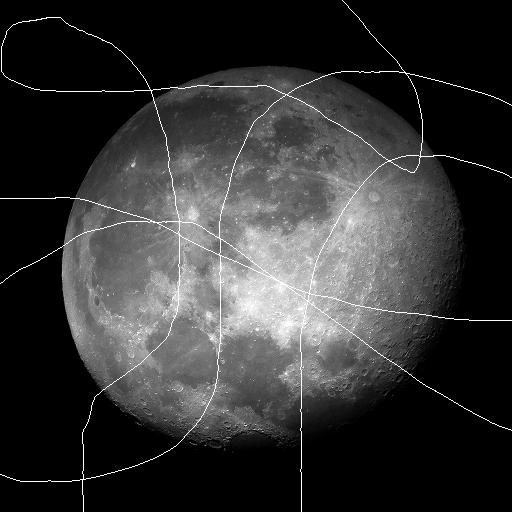
#> input picture assignment5/tests/moon-i3.png, 512 x 512 px; its folder holds 4 pictures in this run
$ python assignment5.py
#> lines starting #> are read from the running program, lines starting #| are printed output that depends on the picture; long printed decimals are rounded
#!/bin/usr/env python3
# -*- coding: utf-8 -*-

"""
SCC0251 - Processamento de Imagens - 2018/1
ICMC - USP
Professor Moacir Ponti
Aluno: Felipe Scrochio Custódio - 9442688
Trabalho 4 - Inpainting usando FFTs
"""

import imageio
import numpy as np
try:
    import matplotlib.pyplot as plt
except Exception as e:
    pass


def gerchberg_papoulis(image, mask, T):
    # obter fourier da máscara
    M = np.fft.fft2(mask)
    # encontrar magnitude máxima (máscara)
    magnitude_mask = np.max(M)
    # Gk[0] = imagem deteriorada
    # Gk[1...T] = iterações do algoritmo
    g = {}
    g[0] = np.copy(image)
    # gerchberg-papoulis
    for k in range(1, T+1):
        # obter fourier da imagem Gk
        g[k] = np.fft.fft2(g[k-1])
        # encontrar magnitude máxima (gk)
        magnitude_gk = np.max(g[k])
        # filtrar (limitar frequências)
        for x in range(g[k].shape[0]):
            for y in range(g[k].shape[1]):
                if (g[k][x][y] >= (0.9 * magnitude_mask)):
                    g[k][x][y] = 0
                if (g[k][x][y] <= (0.01 * magnitude_gk)):
                    g[k][x][y] = 0
        # obter transformada inversa
        g[k] = np.real(np.fft.ifft2(g[k])).astype(np.float64)
        # convolução com filtro de média
        temp = np.copy(g[k])
        for x in range(g[k].shape[0]):
            for y in range(g[k].shape[1]):
                # gerar filtro de média para posição (x,y)
                mean_filter = 0
                # andar 3 pixels em cada direção
                # não ultrapassar tamanho máximo
                for i in range(x-3, (x+4) % g[k].shape[0]):
                    for j in range(y-3, (y+4) % g[k].shape[1]):
                        mean_filter += (g[k][i][j])
                # encontrar média e atribuir ao pixel atual
                temp[x][y] = (mean_filter / 49)
        g[k] = np.copy(temp)
        # renormalizar
        g[k] = normalize(g[k])
        # inserir pixels na estimativa k
        g[k] = np.add((np.multiply((1-(mask/255)), g[0])),(np.multiply((mask/255), g[k])))
    # retornar imagem recuperada (última iteração)
    return g[T]


def normalize(f):
    fmax = np.max(f)
    fmin = np.min(f)
    f = (f-fmin)/(fmax-fmin)
    f = (f*255).astype(np.uint8)
    return f


def rmse(predictions, targets):
    error = ((predictions - targets) ** 2)
    error = np.sum(error)
    error *= 1 / (predictions.shape[0] * predictions.shape[1])
    error = np.sqrt(error)
    print("{0:.5f}".format(error), end='')


def main():
    # receber parâmetros
    original_filename = str(input()).rstrip()
#> the answer given: tests/moon-i3.png
    try:
        # run.codes
        original = imageio.imread(original_filename)
#> original is the input picture: shape (512, 512); min 0, max 255, mean 52
    except Exception as e:
        # local
        original = imageio.imread("tests/"+original_filename)

    deteriorated_filename = str(input()).rstrip()
#> the answer given: tests/moon-m3.png
    try:
        # run.codes
        deteriorated = imageio.imread(deteriorated_filename)
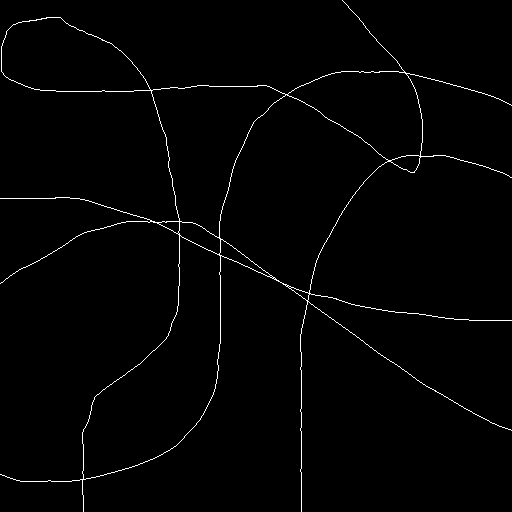
#> input picture assignment5/tests/moon-m3.png, 512 x 512 px
#> deteriorated: shape (512, 512); values 0 (black) and 248 (white), 1.3% white in thin lines or dots
    except Exception as e:
        # local
        deteriorated = imageio.imread("tests/"+deteriorated_filename)

    mask_filename = str(input()).rstrip()
#> the answer given: tests/moon.png
    try:
        # run.codes
        mask = imageio.imread(mask_filename)
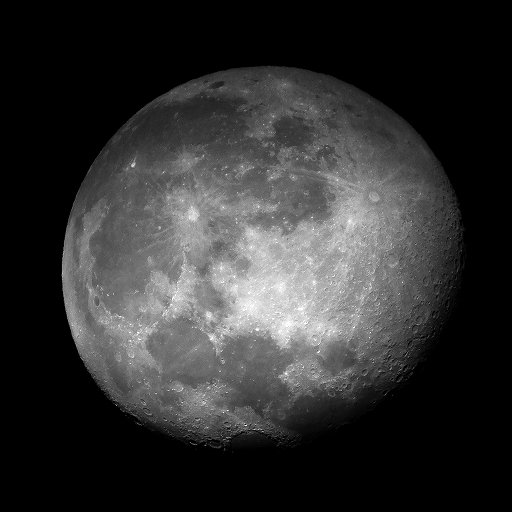
#> input picture assignment5/tests/moon.png, 512 x 512 px
#> mask is the input picture: shape (512, 512); min 0, max 255, mean 48.6
    except Exception as e:
        # local
        mask = imageio.imread("tests/"+mask_filename)
    iterations = int(input())
#> the answer given: 3

    # algoritmo de inpainting
    recovered = gerchberg_papoulis(deteriorated, mask, iterations)
#> the loop in gerchberg_papoulis, `for k in range(1, T+1):` made 3 passes
#> (fmax in normalize, fmin in normalize) on passes 1 to 3: (184.3, -12.24), (141.4, -11.7), (133, -10.74)
#> pass 1, in gerchberg_papoulis, `temp = np.copy(g[k])`:
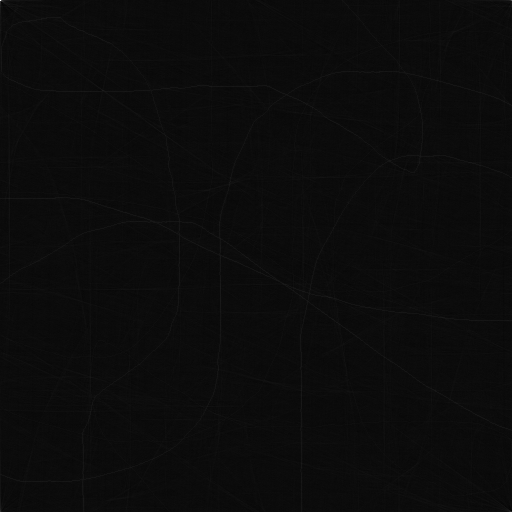
#> temp: shape (512, 512) float64; min -112, max 2348.3, mean 3.3; drawn with min black and max white
#> pass 1, in normalize, `f = (f-fmin)/(fmax-fmin)`:
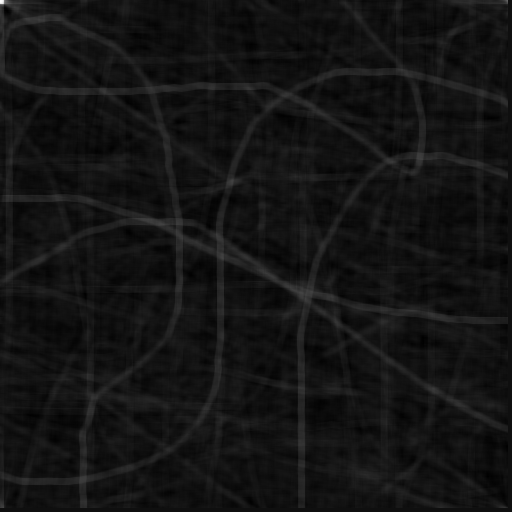
#> f: shape (512, 512) float64; min 0, max 1, mean 0.0785
#> after the loop in gerchberg_papoulis, `for k in range(1, T+1):`:
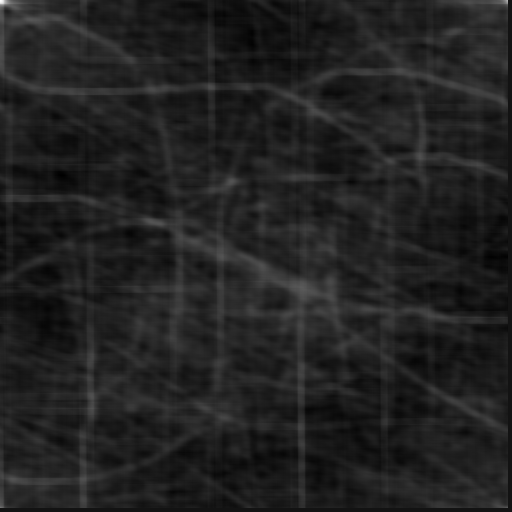
#> temp: shape (512, 512) float64; min -10.74, max 133, mean 8.3; drawn with min black and max white
#> after the loop in gerchberg_papoulis, `for k in range(1, T+1):`: g = 4 items
#> in gerchberg_papoulis, `return g[T]`:
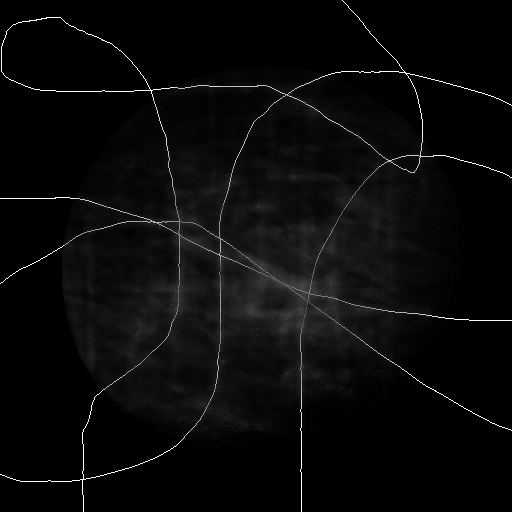
#> returned value: shape (512, 512) float64; min 0, max 248, mean 9.6

    # visualizar imagens
    try:
        plt.subplot(1, 3, 1)
        plt.imshow(original, cmap='gray')
        plt.axis('off')

        plt.subplot(1, 3, 2)
        plt.imshow(deteriorated, cmap='gray')
        plt.axis('off')
        plt.subplots_adjust(wspace=0.5)

        plt.subplot(1, 3, 3)
        plt.imshow(recovered, cmap='gray')
        plt.axis('off')
        plt.subplots_adjust(wspace=0.5)

        plt.show()
    except Exception as e:
        pass

    # exibir erro entre original e recuperada
    rmse(recovered, original)
#> in rmse, `error = ((predictions - targets) ** 2)`:
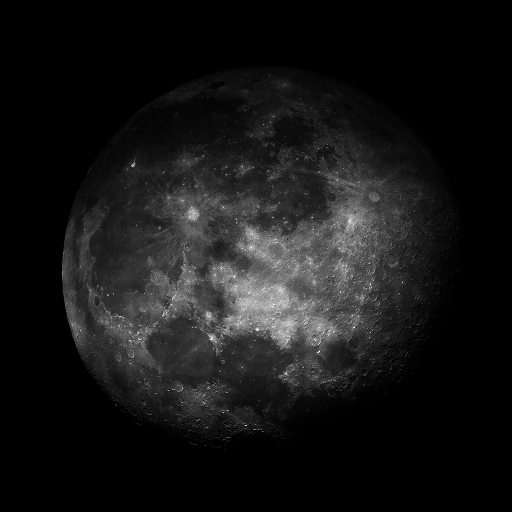
#> error: shape (512, 512) float64; min 0, max 53824, mean 4664.5; drawn with min black and max white
#> in rmse, `error = np.sum(error)`: error = 1.22e+09
#> in rmse, `error *= 1 / (predictions.shape[0] * predictions.shape[1])`: error = 4664.5
#> in rmse, `error = np.sqrt(error)`: error = 68.3
#| 68.297


if __name__ == '__main__':
    main()
